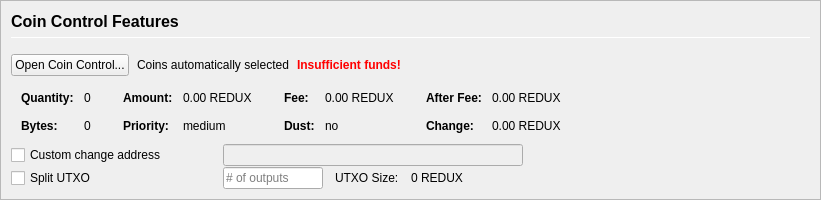
         <widget class="QFrame" name="frameCoinControl">
          <property name="sizePolicy">
           <sizepolicy hsizetype="Expanding" vsizetype="Expanding">
            <horstretch>0</horstretch>
            <verstretch>0</verstretch>
           </sizepolicy>
          </property>
          <property name="maximumSize">
           <size>
            <width>16777215</width>
            <height>16777215</height>
           </size>
          </property>
          <property name="frameShape">
           <enum>QFrame::StyledPanel</enum>
          </property>
          <property name="frameShadow">
           <enum>QFrame::Sunken</enum>
          </property>
          <layout class="QVBoxLayout" name="verticalLayoutCoinControl2">
           <property name="spacing">
            <number>0</number>
           </property>
           <property name="leftMargin">
            <number>0</number>
           </property>
           <property name="topMargin">
            <number>0</number>
           </property>
           <property name="rightMargin">
            <number>0</number>
           </property>
           <property name="bottomMargin">
            <number>0</number>
           </property>
           <item>
            <widget class="QFrame" name="frameCoinControl_BG">
             <layout class="QVBoxLayout" name="verticalLayoutCoinControl" stretch="0,0,0,0,0,0">
              <property name="spacing">
               <number>1</number>
              </property>
              <property name="leftMargin">
               <number>10</number>
              </property>
              <property name="topMargin">
               <number>10</number>
              </property>
              <item>
               <layout class="QHBoxLayout" name="horizontalLayoutCoinControl1">
                <property name="bottomMargin">
                 <number>15</number>
                </property>
                <item>
                 <layout class="QVBoxLayout" name="verticalLayout_3">
                  <property name="spacing">
                   <number>6</number>
                  </property>
                  <item>
                   <widget class="QLabel" name="labelCoinControlFeatures">
                    <property name="sizePolicy">
                     <sizepolicy hsizetype="Preferred" vsizetype="Maximum">
                      <horstretch>0</horstretch>
                      <verstretch>0</verstretch>
                     </sizepolicy>
                    </property>
                    <property name="minimumSize">
                     <size>
                      <width>0</width>
                      <height>20</height>
                     </size>
                    </property>
                    <property name="font">
                     <font>
                      <pointsize>12</pointsize>
                      <weight>75</weight>
                      <bold>true</bold>
                     </font>
                    </property>
                    <property name="styleSheet">
                     <string notr="true">font-weight:bold;</string>
                    </property>
                    <property name="text">
                     <string>Coin Control Features</string>
                    </property>
                   </widget>
                  </item>
                  <item>
                   <widget class="Line" name="line">
                    <property name="minimumSize">
                     <size>
                      <width>0</width>
                      <height>1</height>
                     </size>
                    </property>
                    <property name="maximumSize">
                     <size>
                      <width>16777215</width>
                      <height>1</height>
                     </size>
                    </property>
                    <property name="orientation">
                     <enum>Qt::Horizontal</enum>
                    </property>
                   </widget>
                  </item>
                 </layout>
                </item>
               </layout>
              </item>
              <item>
               <layout class="QHBoxLayout" name="horizontalLayoutCoinControl2" stretch="0,0,0,0">
                <property name="spacing">
                 <number>8</number>
                </property>
                <property name="bottomMargin">
                 <number>10</number>
                </property>
                <item>
                 <widget class="QPushButton" name="pushButtonCoinControl">
                  <property name="styleSheet">
                   <string notr="true"/>
                  </property>
                  <property name="text">
                   <string>Open Coin Control...</string>
                  </property>
                  <property name="autoDefault">
                   <bool>false</bool>
                  </property>
                 </widget>
                </item>
                <item>
                 <widget class="QLabel" name="labelCoinControlAutomaticallySelected">
                  <property name="text">
                   <string>Coins automatically selected</string>
                  </property>
                  <property name="margin">
                   <number>5</number>
                  </property>
                 </widget>
                </item>
                <item>
                 <widget class="QLabel" name="labelCoinControlInsuffFunds">
                  <property name="font">
                   <font>
                    <weight>75</weight>
                    <bold>true</bold>
                   </font>
                  </property>
                  <property name="styleSheet">
                   <string notr="true">color:red;font-weight:bold;</string>
                  </property>
                  <property name="text">
                   <string>Insufficient funds!</string>
                  </property>
                  <property name="margin">
                   <number>5</number>
                  </property>
                 </widget>
                </item>
                <item>
                 <spacer name="horizontalSpacerCoinControl">
                  <property name="orientation">
                   <enum>Qt::Horizontal</enum>
                  </property>
                  <property name="sizeHint" stdset="0">
                   <size>
                    <width>40</width>
                    <height>1</height>
                   </size>
                  </property>
                 </spacer>
                </item>
               </layout>
              </item>
              <item>
               <widget class="QWidget" name="widgetCoinControl" native="true">
                <property name="sizePolicy">
                 <sizepolicy hsizetype="Preferred" vsizetype="Preferred">
                  <horstretch>0</horstretch>
                  <verstretch>0</verstretch>
                 </sizepolicy>
                </property>
                <property name="minimumSize">
                 <size>
                  <width>0</width>
                  <height>0</height>
                 </size>
                </property>
                <property name="styleSheet">
                 <string notr="true"/>
                </property>
                <layout class="QHBoxLayout" name="horizontalLayoutCoinControl5">
                 <property name="leftMargin">
                  <number>0</number>
                 </property>
                 <property name="topMargin">
                  <number>0</number>
                 </property>
                 <property name="rightMargin">
                  <number>0</number>
                 </property>
                 <property name="bottomMargin">
                  <number>0</number>
                 </property>
                 <item>
                  <layout class="QHBoxLayout" name="horizontalLayoutCoinControl3" stretch="0,0,0,1">
                   <property name="spacing">
                    <number>20</number>
                   </property>
                   <property name="topMargin">
                    <number>0</number>
                   </property>
                   <property name="bottomMargin">
                    <number>10</number>
                   </property>
                   <item>
                    <layout class="QFormLayout" name="formLayoutCoinControl1">
                     <property name="horizontalSpacing">
                      <number>10</number>
                     </property>
                     <property name="verticalSpacing">
                      <number>14</number>
                     </property>
                     <property name="leftMargin">
                      <number>10</number>
                     </property>
                     <property name="topMargin">
                      <number>4</number>
                     </property>
                     <property name="rightMargin">
                      <number>6</number>
                     </property>
                     <item row="0" column="0">
                      <widget class="QLabel" name="labelCoinControlQuantityText">
                       <property name="font">
                        <font>
                         <weight>75</weight>
                         <bold>true</bold>
                        </font>
                       </property>
                       <property name="text">
                        <string>Quantity:</string>
                       </property>
                       <property name="margin">
                        <number>0</number>
                       </property>
                      </widget>
                     </item>
                     <item row="0" column="1">
                      <widget class="QLabel" name="labelCoinControlQuantity">
                       <property name="cursor">
                        <cursorShape>IBeamCursor</cursorShape>
                       </property>
                       <property name="contextMenuPolicy">
                        <enum>Qt::ActionsContextMenu</enum>
                       </property>
                       <property name="text">
                        <string notr="true">0</string>
                       </property>
                       <property name="margin">
                        <number>0</number>
                       </property>
                       <property name="textInteractionFlags">
                        <set>Qt::LinksAccessibleByMouse|Qt::TextSelectableByKeyboard|Qt::TextSelectableByMouse</set>
                       </property>
                      </widget>
                     </item>
                     <item row="1" column="0">
                      <widget class="QLabel" name="labelCoinControlBytesText">
                       <property name="font">
                        <font>
                         <weight>75</weight>
                         <bold>true</bold>
                        </font>
                       </property>
                       <property name="text">
                        <string>Bytes:</string>
                       </property>
                      </widget>
                     </item>
                     <item row="1" column="1">
                      <widget class="QLabel" name="labelCoinControlBytes">
                       <property name="cursor">
                        <cursorShape>IBeamCursor</cursorShape>
                       </property>
                       <property name="contextMenuPolicy">
                        <enum>Qt::ActionsContextMenu</enum>
                       </property>
                       <property name="text">
                        <string notr="true">0</string>
                       </property>
                       <property name="textInteractionFlags">
                        <set>Qt::LinksAccessibleByMouse|Qt::TextSelectableByKeyboard|Qt::TextSelectableByMouse</set>
                       </property>
                      </widget>
                     </item>
                    </layout>
                   </item>
                   <item>
                    <layout class="QFormLayout" name="formLayoutCoinControl2">
                     <property name="horizontalSpacing">
                      <number>10</number>
                     </property>
                     <property name="verticalSpacing">
                      <number>14</number>
                     </property>
                     <property name="leftMargin">
                      <number>6</number>
                     </property>
                     <property name="topMargin">
                      <number>4</number>
                     </property>
                     <property name="rightMargin">
                      <number>6</number>
                     </property>
                     <item row="0" column="0">
                      <widget class="QLabel" name="labelCoinControlAmountText">
                       <property name="font">
                        <font>
                         <weight>75</weight>
                         <bold>true</bold>
                        </font>
                       </property>
                       <property name="text">
                        <string>Amount:</string>
                       </property>
                       <property name="margin">
                        <number>0</number>
                       </property>
                      </widget>
                     </item>
                     <item row="0" column="1">
                      <widget class="QLabel" name="labelCoinControlAmount">
                       <property name="cursor">
                        <cursorShape>IBeamCursor</cursorShape>
                       </property>
                       <property name="contextMenuPolicy">
                        <enum>Qt::ActionsContextMenu</enum>
                       </property>
                       <property name="text">
                        <string notr="true">0.00 REDUX</string>
                       </property>
                       <property name="textInteractionFlags">
                        <set>Qt::LinksAccessibleByMouse|Qt::TextSelectableByKeyboard|Qt::TextSelectableByMouse</set>
                       </property>
                      </widget>
                     </item>
                     <item row="1" column="0">
                      <widget class="QLabel" name="labelCoinControlPriorityText">
                       <property name="font">
                        <font>
                         <weight>75</weight>
                         <bold>true</bold>
                        </font>
                       </property>
                       <property name="text">
                        <string>Priority:</string>
                       </property>
                      </widget>
                     </item>
                     <item row="1" column="1">
                      <widget class="QLabel" name="labelCoinControlPriority">
                       <property name="cursor">
                        <cursorShape>IBeamCursor</cursorShape>
                       </property>
                       <property name="contextMenuPolicy">
                        <enum>Qt::ActionsContextMenu</enum>
                       </property>
                       <property name="text">
                        <string>medium</string>
                       </property>
                       <property name="textInteractionFlags">
                        <set>Qt::LinksAccessibleByMouse|Qt::TextSelectableByKeyboard|Qt::TextSelectableByMouse</set>
                       </property>
                      </widget>
                     </item>
                    </layout>
                   </item>
                   <item>
                    <layout class="QFormLayout" name="formLayoutCoinControl3">
                     <property name="horizontalSpacing">
                      <number>10</number>
                     </property>
                     <property name="verticalSpacing">
                      <number>14</number>
                     </property>
                     <property name="leftMargin">
                      <number>6</number>
                     </property>
                     <property name="topMargin">
                      <number>4</number>
                     </property>
                     <property name="rightMargin">
                      <number>6</number>
                     </property>
                     <item row="0" column="0">
                      <widget class="QLabel" name="labelCoinControlFeeText">
                       <property name="font">
                        <font>
                         <weight>75</weight>
                         <bold>true</bold>
                        </font>
                       </property>
                       <property name="text">
                        <string>Fee:</string>
                       </property>
                       <property name="margin">
                        <number>0</number>
                       </property>
                      </widget>
                     </item>
                     <item row="0" column="1">
                      <widget class="QLabel" name="labelCoinControlFee">
                       <property name="cursor">
                        <cursorShape>IBeamCursor</cursorShape>
                       </property>
                       <property name="contextMenuPolicy">
                        <enum>Qt::ActionsContextMenu</enum>
                       </property>
                       <property name="text">
                        <string notr="true">0.00 REDUX</string>
                       </property>
                       <property name="textInteractionFlags">
                        <set>Qt::LinksAccessibleByMouse|Qt::TextSelectableByKeyboard|Qt::TextSelectableByMouse</set>
                       </property>
                      </widget>
                     </item>
                     <item row="1" column="0">
                      <widget class="QLabel" name="labelCoinControlLowOutputText">
                       <property name="font">
                        <font>
                         <weight>75</weight>
                         <bold>true</bold>
                        </font>
                       </property>
                       <property name="text">
                        <string>Dust:</string>
                       </property>
                      </widget>
                     </item>
                     <item row="1" column="1">
                      <widget class="QLabel" name="labelCoinControlLowOutput">
                       <property name="cursor">
                        <cursorShape>IBeamCursor</cursorShape>
                       </property>
                       <property name="contextMenuPolicy">
                        <enum>Qt::ActionsContextMenu</enum>
                       </property>
                       <property name="text">
                        <string>no</string>
                       </property>
                       <property name="textInteractionFlags">
                        <set>Qt::LinksAccessibleByMouse|Qt::TextSelectableByKeyboard|Qt::TextSelectableByMouse</set>
                       </property>
                      </widget>
                     </item>
                    </layout>
                   </item>
                   <item>
                    <layout class="QFormLayout" name="formLayoutCoinControl4">
                     <property name="horizontalSpacing">
                      <number>10</number>
                     </property>
                     <property name="verticalSpacing">
                      <number>14</number>
                     </property>
                     <property name="leftMargin">
                      <number>6</number>
                     </property>
                     <property name="topMargin">
                      <number>4</number>
                     </property>
                     <property name="rightMargin">
                      <number>6</number>
                     </property>
                     <item row="0" column="0">
                      <widget class="QLabel" name="labelCoinControlAfterFeeText">
                       <property name="font">
                        <font>
                         <weight>75</weight>
                         <bold>true</bold>
                        </font>
                       </property>
                       <property name="text">
                        <string>After Fee:</string>
                       </property>
                       <property name="margin">
                        <number>0</number>
                       </property>
                      </widget>
                     </item>
                     <item row="0" column="1">
                      <widget class="QLabel" name="labelCoinControlAfterFee">
                       <property name="cursor">
                        <cursorShape>IBeamCursor</cursorShape>
                       </property>
                       <property name="contextMenuPolicy">
                        <enum>Qt::ActionsContextMenu</enum>
                       </property>
                       <property name="text">
                        <string notr="true">0.00 REDUX</string>
                       </property>
                       <property name="textInteractionFlags">
                        <set>Qt::LinksAccessibleByMouse|Qt::TextSelectableByKeyboard|Qt::TextSelectableByMouse</set>
                       </property>
                      </widget>
                     </item>
                     <item row="1" column="0">
                      <widget class="QLabel" name="labelCoinControlChangeText">
                       <property name="font">
                        <font>
                         <weight>75</weight>
                         <bold>true</bold>
                        </font>
                       </property>
                       <property name="text">
                        <string>Change:</string>
                       </property>
                      </widget>
                     </item>
                     <item row="1" column="1">
                      <widget class="QLabel" name="labelCoinControlChange">
                       <property name="cursor">
                        <cursorShape>IBeamCursor</cursorShape>
                       </property>
                       <property name="contextMenuPolicy">
                        <enum>Qt::ActionsContextMenu</enum>
                       </property>
                       <property name="text">
                        <string notr="true">0.00 REDUX</string>
                       </property>
                       <property name="textInteractionFlags">
                        <set>Qt::LinksAccessibleByMouse|Qt::TextSelectableByKeyboard|Qt::TextSelectableByMouse</set>
                       </property>
                      </widget>
                     </item>
                    </layout>
                   </item>
                  </layout>
                 </item>
                </layout>
               </widget>
              </item>
              <item>
               <layout class="QHBoxLayout" name="horizontalLayoutCoinControl4">
                <property name="spacing">
                 <number>12</number>
                </property>
                <property name="sizeConstraint">
                 <enum>QLayout::SetDefaultConstraint</enum>
                </property>
                <property name="topMargin">
                 <number>0</number>
                </property>
                <property name="rightMargin">
                 <number>0</number>
                </property>
                <item>
                 <widget class="QCheckBox" name="checkBoxCoinControlChange">
                  <property name="sizePolicy">
                   <sizepolicy hsizetype="Preferred" vsizetype="Preferred">
                    <horstretch>0</horstretch>
                    <verstretch>0</verstretch>
                   </sizepolicy>
                  </property>
                  <property name="minimumSize">
                   <size>
                    <width>200</width>
                    <height>0</height>
                   </size>
                  </property>
                  <property name="maximumSize">
                   <size>
                    <width>200</width>
                    <height>16777215</height>
                   </size>
                  </property>
                  <property name="toolTip">
                   <string>If this is activated, but the change address is empty or invalid, change will be sent to a newly generated address.</string>
                  </property>
                  <property name="text">
                   <string>Custom change address</string>
                  </property>
                 </widget>
                </item>
                <item>
                 <widget class="QValidatedLineEdit" name="lineEditCoinControlChange">
                  <property name="enabled">
                   <bool>false</bool>
                  </property>
                  <property name="sizePolicy">
                   <sizepolicy hsizetype="Preferred" vsizetype="Preferred">
                    <horstretch>0</horstretch>
                    <verstretch>0</verstretch>
                   </sizepolicy>
                  </property>
                  <property name="minimumSize">
                   <size>
                    <width>300</width>
                    <height>0</height>
                   </size>
                  </property>
                 </widget>
                </item>
                <item>
                 <widget class="QLabel" name="labelCoinControlChangeLabel">
                  <property name="sizePolicy">
                   <sizepolicy hsizetype="Preferred" vsizetype="Preferred">
                    <horstretch>0</horstretch>
                    <verstretch>0</verstretch>
                   </sizepolicy>
                  </property>
                  <property name="minimumSize">
                   <size>
                    <width>100</width>
                    <height>0</height>
                   </size>
                  </property>
                  <property name="text">
                   <string/>
                  </property>
                  <property name="margin">
                   <number>3</number>
                  </property>
                 </widget>
                </item>
               </layout>
              </item>
              <item>
               <layout class="QHBoxLayout" name="horizontalLayoutCoinControl6">
                <property name="spacing">
                 <number>12</number>
                </property>
                <property name="rightMargin">
                 <number>0</number>
                </property>
                <item>
                 <widget class="QCheckBox" name="splitBlockCheckBox">
                  <property name="sizePolicy">
                   <sizepolicy hsizetype="Preferred" vsizetype="Preferred">
                    <horstretch>0</horstretch>
                    <verstretch>0</verstretch>
                   </sizepolicy>
                  </property>
                  <property name="minimumSize">
                   <size>
                    <width>200</width>
                    <height>0</height>
                   </size>
                  </property>
                  <property name="maximumSize">
                   <size>
                    <width>200</width>
                    <height>16777215</height>
                   </size>
                  </property>
                  <property name="text">
                   <string>Split UTXO</string>
                  </property>
                 </widget>
                </item>
                <item>
                 <widget class="QLineEdit" name="splitBlockLineEdit">
                  <property name="sizePolicy">
                   <sizepolicy hsizetype="Preferred" vsizetype="Preferred">
                    <horstretch>50</horstretch>
                    <verstretch>0</verstretch>
                   </sizepolicy>
                  </property>
                  <property name="minimumSize">
                   <size>
                    <width>100</width>
                    <height>0</height>
                   </size>
                  </property>
                  <property name="maximumSize">
                   <size>
                    <width>100</width>
                    <height>16777215</height>
                   </size>
                  </property>
                  <property name="placeholderText">
                   <string># of outputs</string>
                  </property>
                 </widget>
                </item>
                <item>
                 <widget class="QLabel" name="labelBlockSizeText">
                  <property name="text">
                   <string>UTXO Size:</string>
                  </property>
                 </widget>
                </item>
                <item>
                 <widget class="QLabel" name="labelBlockSize">
                  <property name="text">
                   <string>0 REDUX</string>
                  </property>
                 </widget>
                </item>
                <item>
                 <spacer name="horizontalSpacer_7">
                  <property name="orientation">
                   <enum>Qt::Horizontal</enum>
                  </property>
                  <property name="sizeHint" stdset="0">
                   <size>
                    <width>40</width>
                    <height>20</height>
                   </size>
                  </property>
                 </spacer>
                </item>
               </layout>
              </item>
              <item>
               <spacer name="verticalSpacerCoinControl">
                <property name="orientation">
                 <enum>Qt::Vertical</enum>
                </property>
                <property name="sizeHint" stdset="0">
                 <size>
                  <width>800</width>
                  <height>1</height>
                 </size>
                </property>
               </spacer>
              </item>
             </layout>
            </widget>
           </item>
          </layout>
         </widget>
